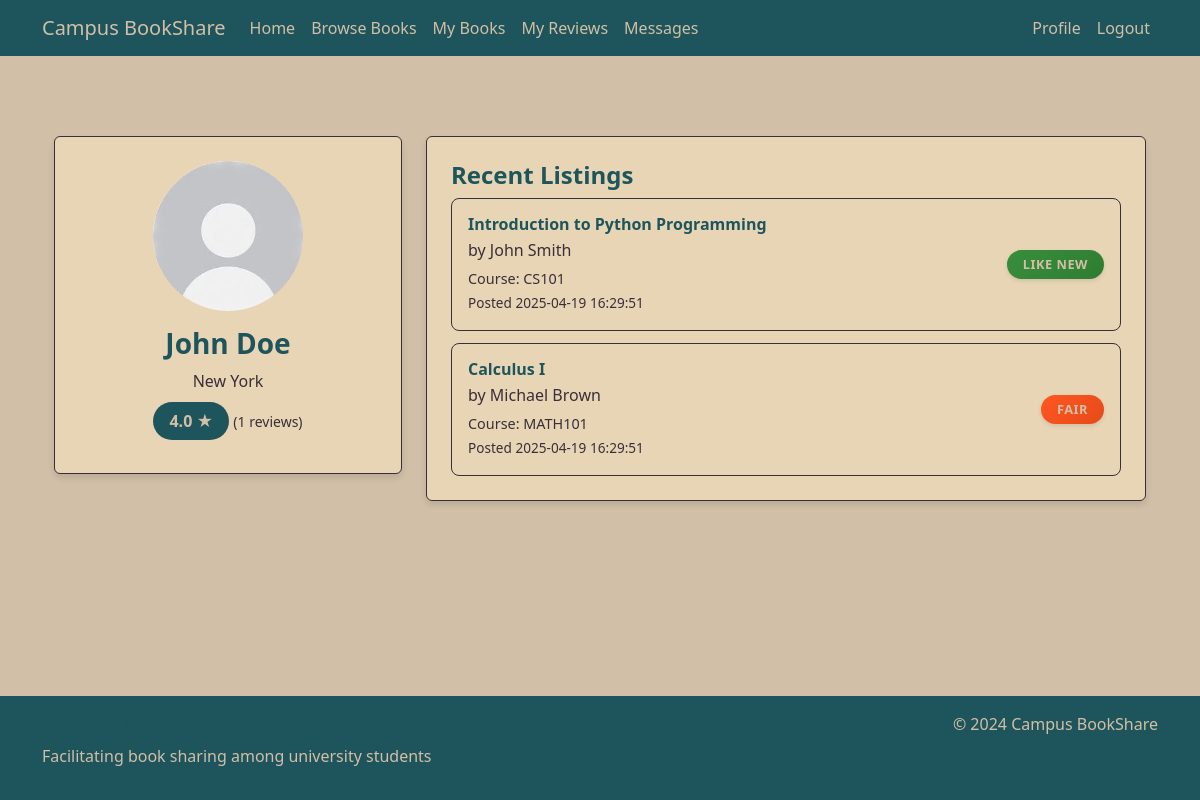
Screenshot of /view_profile/1 (signed in) with the database file from the repository.
### tables this page shows
CREATE TABLE Users (
        user_id INTEGER PRIMARY KEY AUTOINCREMENT,
        name TEXT NOT NULL,
        email TEXT NOT NULL UNIQUE,
        password TEXT NOT NULL,
        profile_image TEXT,
        location TEXT
    );

CREATE TABLE Books (
        book_id INTEGER PRIMARY KEY AUTOINCREMENT,
        user_id INTEGER,
        title TEXT NOT NULL,
        author TEXT,
        ISBN TEXT,
        subject TEXT,
        course_code TEXT,
        condition TEXT,
        availability TEXT NOT NULL,
        date_posted TEXT NOT NULL,
        FOREIGN KEY (user_id) REFERENCES Users(user_id)
    );

### app.py (the view)
@app.route('/view_profile/<int:user_id>')
@login_required
def view_profile(user_id):
    try:
        user = get_db_connection().execute(
            'SELECT * FROM Users WHERE user_id = ?',
            (user_id,)
        ).fetchone()
        if not user:
            flash('User not found.', 'danger')
            return redirect(url_for('home'))
        recent_listings = get_db_connection().execute(
            '''
            SELECT b.*
            FROM Books b
            WHERE b.user_id = ?
            ORDER BY b.date_posted DESC
            LIMIT 5
            ''',
            (user_id,)
        ).fetchall()
        rating_result = get_db_connection().execute(
            '''
            SELECT AVG(rating) as avg_rating, COUNT(*) as review_count
            FROM Reviews
            WHERE user_id = ?
            ''',
            (user_id,)
        ).fetchone()
        avg_rating = rating_result['avg_rating'] if rating_result['avg_rating'] else 0
        review_count = rating_result['review_count'] if rating_result['review_count'] else 0
        return render_template('view_profile.html',
                             user=user,
                             recent_listings=recent_listings,
                             avg_rating=avg_rating,
                             review_count=review_count)
    except Exception as e:
        flash('An error occurred while loading the profile.', 'danger')
        return redirect(url_for('home'))

### app.py (called while the page is built)
def get_db_connection():
    conn = sqlite3.connect('database.db')
    conn.row_factory = sqlite3.Row
    return conn

def login_required(f):
    @wraps(f)
    def decorated_function(*args, **kwargs):
        if 'user_id' not in session:
            flash('Please log in to access this page.', 'warning')
            return redirect(url_for('login'))
        return f(*args, **kwargs) # Returns original function if logged in
    return decorated_function

### templates/view_profile.html (shortened to what this page needs)
{% extends "base.html" %}
{% block content %}
<div class="container profile-view-container">
    <div class="row">
        <div class="col-md-4">
            <div class="card profile-view-card">
                <div class="card-body text-center">
                    {% if user.profile_image %}
                        <img src="{{ url_for('static', filename='profile_images/' + user.profile_image) }}"
                             class="profile-image-large rounded-circle mb-3" alt="Profile Image">
                    {% else %}
                        <div class="default-avatar rounded-circle mb-3 mx-auto">
                            <span>{{ user.name[0].upper() }}</span>
                        </div>
                    {% endif %}
                    <h3 class="card-title">{{ user.name }}</h3>
                    <p class="text-muted">{{ user.location }}</p>
                    <div class="mb-3">
                        <span class="profile-rating">{{ "%.1f"|format(avg_rating) }} ★</span>
                        <small class="text-muted">({{ review_count }} reviews)</small>
                    </div>
                </div>
            </div>
        </div>
        <div class="col-md-8">
            <div class="card profile-view-card">
                <div class="card-body">
                    <h4 class="card-title">Recent Listings</h4>
                    {% if recent_listings %}
                    <div class="list-group profile-recent-listings">
                        {% for book in recent_listings %}
                        <div class="list-group-item">
                            <div class="d-flex justify-content-between align-items-center">
                                <div>
                                    <h6 class="book-title">{{ book.title }}</h6>
                                    <p class="book-subtitle mb-1">by {{ book.author }}</p>
                                    <small class="book-meta">Course: {{ book.course_code }}</small><br>
                                    <small class="book-date">Posted {{ book.date_posted }}</small>
                                </div>
                                <span class="badge badge-reviews" data-condition="{{ book.condition }}">{{ book.condition }}</span>
                            </div>
                        </div>
                        {% endfor %}
                    </div>
                    {% else %}
                    <p class="text-muted">No listings found.</p>
                    {% endif %}
                </div>
            </div>
        </div>
    </div>
</div>
{% endblock %}

### static/css/style.css (style rules this page uses)
body { background-color: #D1BFA7; color: #1E555C; min-height: 100vh; display: flex; flex-direction: column; }
.card { background-color: #E8D5B5; border: 1px solid #3A2E39; box-shadow: 0 4px 6px rgba(0, 0, 0, 0.1); }
.card-body { color: #1E555C; padding: 1.5rem; }
h1, h2, h3, h4, h5, h6 { color: #1E555C; }
.text-muted { color: #3A2E39 !important; }
.profile-image-large { width: 150px; height: 150px; object-fit: cover; }
.badge-reviews { color: #D1BFA7; padding: 0.5em 1em; border-radius: 20px; font-weight: 500; text-transform: uppercase; font-size: 0.8em; letter-spacing: 0.5px; box-shadow: 0 2px 4px rgba(0,0,0,0.1); }
.badge-reviews[data-condition="Like New"] { background: linear-gradient(135deg, #388E3C, #2E7D32); color: #D1BFA7; }
.badge-reviews[data-condition="Fair"] { background: linear-gradient(135deg, #FF5722, #E64A19); color: #D1BFA7; }
.book-title { color: #1E555C; font-weight: 600; margin-bottom: 0.5rem; }
.book-subtitle { color: #3A2E39; font-weight: 500; margin-bottom: 1rem; }
.book-meta { color: #3A2E39; font-size: 0.9rem; }
.book-date { color: #3A2E39; font-size: 0.85rem; }
.profile-recent-listings .book-title { color: #1E555C; font-weight: 600; margin-bottom: 0.5rem; }
.profile-recent-listings .book-subtitle { color: #3A2E39; font-weight: 500; margin-bottom: 1rem; }
.profile-recent-listings .book-meta { color: #3A2E39; font-size: 0.9rem; }
.profile-recent-listings .book-date { color: #3A2E39; font-size: 0.85rem; }
.profile-recent-listings .badge { background-color: #1E555C; color: #D1BFA7; padding: 0.5rem 1rem; font-weight: 600; border-radius: 20px; }
.profile-recent-listings { background-color: transparent; border: none; }
.profile-recent-listings .list-group-item { background-color: #E8D5B5; border: 1px solid #3A2E39; margin-bottom: 0.75rem; border-radius: 8px; padding: 1rem; }
.profile-recent-listings .list-group-item:last-child { margin-bottom: 0; }
.profile-recent-listings .book-title { color: #1E555C; font-weight: 600; margin-bottom: 0.25rem; }
.profile-view-container { margin-top: 2rem; }
.profile-view-card { background-color: #E8D5B5; border: 1px solid #3A2E39; box-shadow: 0 4px 6px rgba(0, 0, 0, 0.1); }
.profile-view-card .card-body { padding: 1.5rem; }
.profile-view-card .card-title { color: #1E555C; font-weight: 600; margin-bottom: 0.5rem; }
.profile-view-card .profile-rating { background-color: #1E555C; color: #D1BFA7; padding: 0.5rem 1rem; border-radius: 20px; font-weight: 600; }

### rows the page displays
Users: profile_image (placeholder picture), name "John Doe", location "New York"
Books: title "Introduction to Python Programming", author "John Smith", course_code "CS101", date_posted "2025-04-19 16:29:51", condition "LIKE NEW"
Books: title "Calculus I", author "Michael Brown", course_code "MATH101", date_posted "2025-04-19 16:29:51", condition "FAIR"

### other values shown
{{ "%.1f"|format(avg_rating) }} "4.0"
{{ review_count }} "1"
